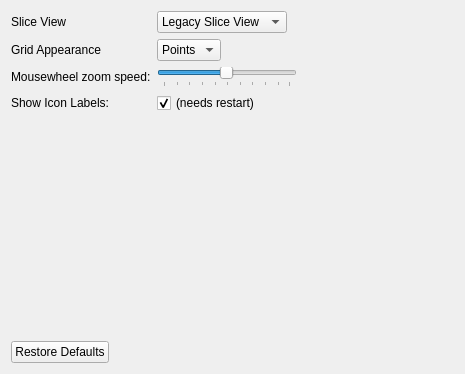
<?xml version="1.0" encoding="UTF-8"?>
<ui version="4.0">
 <class>Preferences</class>
 <widget class="QWidget" name="Preferences">
  <property name="geometry">
   <rect>
    <x>0</x>
    <y>0</y>
    <width>465</width>
    <height>374</height>
   </rect>
  </property>
  <property name="sizePolicy">
   <sizepolicy hsizetype="Preferred" vsizetype="Preferred">
    <horstretch>0</horstretch>
    <verstretch>0</verstretch>
   </sizepolicy>
  </property>
  <property name="windowTitle">
   <string>Preferences</string>
  </property>
  <layout class="QVBoxLayout" name="verticalLayout">
   <item>
    <layout class="QFormLayout" name="form_layout">
     <property name="fieldGrowthPolicy">
      <enum>QFormLayout::FieldsStayAtSizeHint</enum>
     </property>
     <item row="0" column="0">
      <widget class="QLabel" name="legacy_slice_view_label">
       <property name="text">
        <string>Slice View</string>
       </property>
      </widget>
     </item>
     <item row="0" column="1">
      <widget class="QComboBox" name="legacy_slice_view_combo_box">
       <item>
        <property name="text">
         <string>Legacy Slice View</string>
        </property>
       </item>
       <item>
        <property name="text">
         <string>Grid View</string>
        </property>
       </item>
      </widget>
     </item>
     <item row="1" column="0">
      <widget class="QLabel" name="Grid">
       <property name="text">
        <string>Grid Appearance</string>
       </property>
      </widget>
     </item>
     <item row="1" column="1">
      <widget class="QComboBox" name="grid_appearance_type_combo_box">
       <item>
        <property name="text">
         <string>Points</string>
        </property>
        <property name="icon">
         <iconset resource="cadnano.gui.dialogs.dialogicons.qrc">
          <normaloff>:/part/grid_points</normaloff>:/part/grid_points</iconset>
        </property>
       </item>
       <item>
        <property name="text">
         <string>Lines</string>
        </property>
        <property name="icon">
         <iconset resource="cadnano.gui.dialogs.dialogicons.qrc">
          <normaloff>:/part/grid_lines</normaloff>:/part/grid_lines</iconset>
        </property>
       </item>
      </widget>
     </item>
     <item row="3" column="0">
      <widget class="QLabel" name="zoom_speed_label">
       <property name="text">
        <string>Mousewheel zoom speed:</string>
       </property>
      </widget>
     </item>
     <item row="3" column="1">
      <widget class="QSlider" name="zoom_speed_slider">
       <property name="minimumSize">
        <size>
         <width>140</width>
         <height>0</height>
        </size>
       </property>
       <property name="minimum">
        <number>1</number>
       </property>
       <property name="maximum">
        <number>100</number>
       </property>
       <property name="singleStep">
        <number>1</number>
       </property>
       <property name="value">
        <number>50</number>
       </property>
       <property name="orientation">
        <enum>Qt::Horizontal</enum>
       </property>
       <property name="invertedControls">
        <bool>false</bool>
       </property>
       <property name="tickPosition">
        <enum>QSlider::TicksBelow</enum>
       </property>
       <property name="tickInterval">
        <number>0</number>
       </property>
      </widget>
     </item>
     <item row="4" column="0">
      <widget class="QLabel" name="show_icon_label_text">
       <property name="text">
        <string>Show Icon Labels:</string>
       </property>
      </widget>
     </item>
     <item row="4" column="1">
      <widget class="QCheckBox" name="show_icon_labels">
       <property name="text">
        <string>(needs restart)</string>
       </property>
       <property name="checked">
        <bool>true</bool>
       </property>
      </widget>
     </item>
    </layout>
   </item>
   <item>
    <widget class="QDialogButtonBox" name="button_box">
     <property name="standardButtons">
      <set>QDialogButtonBox::RestoreDefaults</set>
     </property>
    </widget>
   </item>
  </layout>
  <action name="actionClose">
   <property name="text">
    <string>Close</string>
   </property>
   <property name="shortcut">
    <string>Ctrl+W</string>
   </property>
  </action>
 </widget>
 <resources>
  <include location="cadnano.gui.dialogs.dialogicons.qrc"/>
 </resources>
 <connections/>
 <slots>
  <slot>addPlugin()</slot>
  <slot>handleButtonClick(QAbstractButton*)</slot>
  <slot>setHoneycombRows(int)</slot>
  <slot>setHoneycombCols(int)</slot>
  <slot>setHoneycombSteps(int)</slot>
  <slot>setSquareRows(int)</slot>
  <slot>setSquareCols(int)</slot>
  <slot>setSquareSteps(int)</slot>
  <slot>setAutoScaf(int)</slot>
  <slot>setStartupTool(int)</slot>
  <slot>setZoomSpeed(int)</slot>
 </slots>
</ui>
